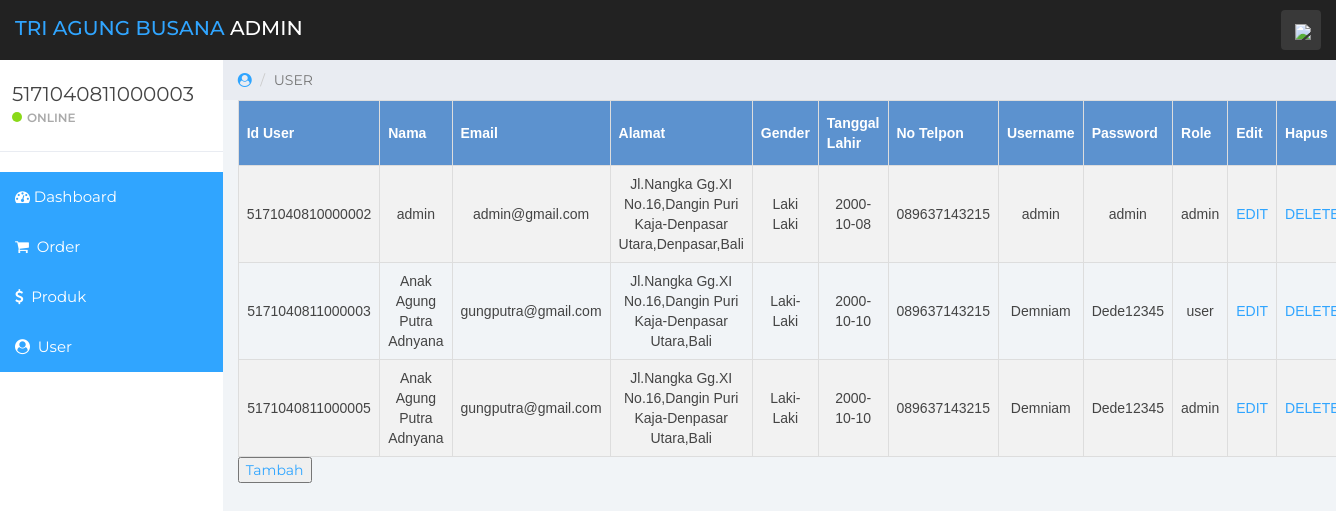
Page /admin/index.php?page=user (signed in) on the committed database.
### tables this page shows
CREATE TABLE `user` (
  `no_ktp` varchar(16) NOT NULL,
  `username` varchar(50) NOT NULL,
  `pass` varchar(15) NOT NULL,
  `role` varchar(50) NOT NULL,
  `nama` varchar(50) NOT NULL,
  `email` varchar(50) NOT NULL,
  `alamat` varchar(255) NOT NULL,
  `gender` varchar(50) NOT NULL,
  `tgl_lahir` date NOT NULL,
  `no_telp` varchar(20) NOT NULL
);

### admin/user.php (the view, shortened to what this page needs)
<div class="col-sm-9 col-sm-offset-3 col-lg-10 col-lg-offset-2 main">
		<div class="row">
			<ol class="breadcrumb">
				<li><a href="#">
					<em class="fa fa-user-circle"></em>
				</a></li>
				<li class="active">USER</li>
			</ol>
		</div>
        <div><table class="customers" >
            <tr>
                <th>Id User</th>
                <th>Nama</th>
                <th>Email</th>
                <th>Alamat</th>
                <th>Gender</th>
                <th>Tanggal Lahir</th>
                <th>No Telpon</th>
                <th>Username</th>
                <th>Password</th>
                <th>Role</th>
                <th>Edit</th>
                <th>Hapus</th>
            </tr>
            <?php
	$a	 ='SELECT * FROM user';
	$b	 = mysqli_query($koneksi,$a) or die (mysqli_error());
	$c	 = mysqli_num_rows($b);
	if($c !=0){
		while($d=mysqli_fetch_array($b))
		{
			$id				= $d['no_ktp'];
			$username		= $d['username'];
			$pass			= $d['pass'];
			$nama		    = $d['nama'];
			$email			= $d['email'];
			$alamat			= $d['alamat'];
			$gender			= $d['gender'];
			$tgllahir		= $d['tgl_lahir'];
			$notelp			= $d['no_telp'];
			$role			= $d['role'];
			echo'
				<tr align="center">
					<td>'.$id.'</td>
					<td>'.$nama.'</td>
					<td>'.$email.'</td>
					<td>'.$alamat.'</td>
					<td>'.$gender.'</td>
					<td>'.$tgllahir.'</td>
					<td>'.$notelp.'</td>
					<td>'.$username.'</td>
					<td>'.base64_decode($pass).'</td>
					<td>'.$role.'</td>
					<td><a href="index.php?page=user&form=edit&kode='.$id.'">EDIT</td>
					<td><a href="index.php?page=user&form=hapus&kode='.$id.'">DELETE</td>
				</tr>';
		}
	}
?>
        </table></div>
		<a href="index.php?page=user&form=tambah"><input type="button" value="Tambah"></a>
</div>

### admin/css/styles.css (style rules this page uses)
body { background: #f1f4f7; padding-top: 60px; font-size: 14px; color: #444444; font-family: "Montserrat", "Helvetica Neue", Helvetica, Arial, sans-serif; }
a, a:hover, a:focus { color: #30a5ff; }
.breadcrumb { border-radius: 0; padding: 10px 15px 10px 15px; background: #e9ecf2; margin: 0; }
.customers { font-family: Arial, Helvetica, sans-serif; border-collapse: collapse; width: 100%; }
.customers td, .customers th { border: 1px solid #ddd; padding: 8px; }
.customers tr:nth-child(even) { background-color: #f2f2f2; }
.customers th { padding-top: 12px; padding-bottom: 12px; text-align: left; background-color: #5c92cf; color: white; }

### rows in the picture
user: no_ktp "5171040810000002", nama "admin", email "admin@gmail.com", alamat "Jl.Nangka Gg.XI No.16,Dangin Puri Kaja-Denpasar Utara,Denpasar,Bali", gender "Laki Laki", tgl_lahir "2000-10-08", no_telp "089637143215", username "admin", pass "admin", role "admin"
user: no_ktp "5171040811000003", nama "Anak Agung Putra Adnyana", email "gungputra@gmail.com", alamat "Jl.Nangka Gg.XI No.16,Dangin Puri Kaja-Denpasar Utara,Bali", gender "Laki-Laki", tgl_lahir "2000-10-10", no_telp "089637143215", username "Demniam", pass "Dede12345", role "user"
user: no_ktp "5171040811000005", nama "Anak Agung Putra Adnyana", email "gungputra@gmail.com", alamat "Jl.Nangka Gg.XI No.16,Dangin Puri Kaja-Denpasar Utara,Bali", gender "Laki-Laki", tgl_lahir "2000-10-10", no_telp "089637143215", username "Demniam", pass "Dede12345", role "admin"

### other values in the picture
$_SESSION['admin'] "5171040811000003"
